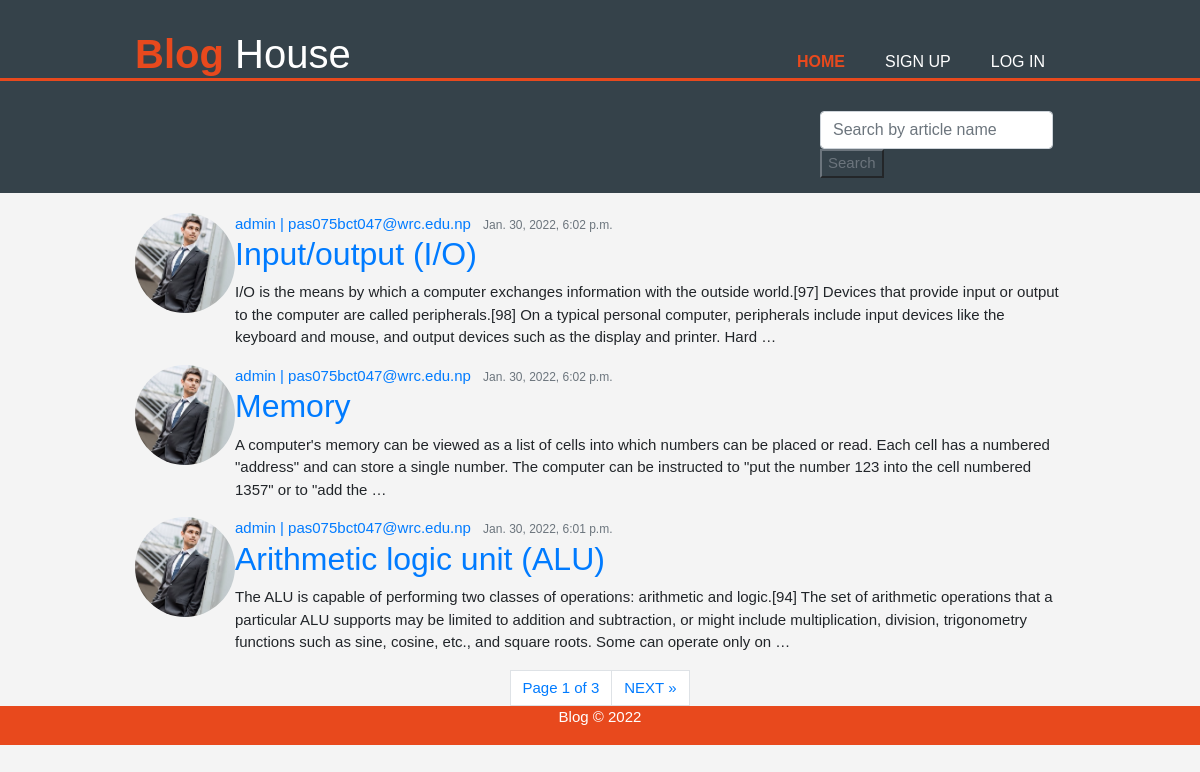
The page / on the database its author committed.
### blog/models.py (models this page shows, shortened)
class Article(models.Model):
    author      = models.ForeignKey(User, on_delete=models.CASCADE)
    title       = models.CharField(max_length=30, null=False, blank=False)
    content     = models.TextField(null=False, blank=False)
    date_created= models.DateTimeField(auto_now_add=True)
    updated_date= models.DateTimeField(auto_now=True)

### accounts/models.py (models this page shows, shortened)
class CustomUser(AbstractUser):
    date_o_b    = models.DateField(blank=False, null=False)
    bio         = models.TextField(blank=False, null=False)
    REQUIRED_FIELDS = ['email', 'date_o_b', 'bio']
    def __str__(self):
        return f'{self.username} | {self.email}'

class Profile(models.Model):
    user    = models.OneToOneField(CustomUser, on_delete=models.CASCADE)
    pic     = models.ImageField(default='default_pic.png', upload_to='profile_pics')

### blog/views.py (the view)
# urls.py: path('', homepage, name="home"),
def homepage(request):
    Number_of_objects_in_page = 3
    articles    = Article.objects.all().order_by('-date_created')
    paginator   = Paginator(articles, Number_of_objects_in_page)
    page        = request.GET.get('page')
    try:
        articles = paginator.page(page)
    except PageNotAnInteger:
        articles = paginator.page(1)
    except EmptyPage:
        articles = paginator.page(paginator.num_pages)
    context     = {
        'posts'  : articles,
    }
    return render(request, 'blog/home.html', context)

### blog/templates/blog/home.html
{% extends 'blog/base.html' %}
{% block content %}
    {% for article in posts %}
        <article class="media content-section">
            <img class="rounded-circle article-img" src="{{ article.author.profile.pic.url }}">
            <div class="media-body">
            <div class="article-metadata">
                <a class="mr-2" href="{% url 'profile' article.author.pk %}">{{article.author}}</a>
                <small class="text-muted">{{article.date_created}}</small>
            </div>
            <h2><a class="article-title" href="{% url 'article_details' article.pk %}">{{article.title}}</a></h2>
            <p class="article-content">{{article.content|truncatewords:50}}</p>
            </div>
        </article>
    {% endfor %}
{% endblock content %}

### blog/static/css/style.css (style rules this page uses)
body { font-family: Arial, Helvetica, sans-serif; font-size: 15px; line-height: 1.5; margin: 0; padding: 0; background-color: #f4f4f4; }
img { height: 100px; width: auto; }

### rows shown on the page
Article: author.profile.pic (picture), author "admin | pas075bct047@wrc.edu.np", date_created "Jan. 30, 2022, 6:02 p.m.", title "Input/output (I/O)", content "I/O is the means by which a computer exchanges information with the outside world.[97] Devices that provide input or output to the computer are called peripherals.[98] On a typical personal computer, peripherals include input devices like the keyboard and mouse, and output devices such as the display and printer. Hard …"
Article: author.profile.pic (picture), author "admin | pas075bct047@wrc.edu.np", date_created "Jan. 30, 2022, 6:02 p.m.", title "Memory", content "A computer's memory can be viewed as a list of cells into which numbers can be placed or read. Each cell has a numbered \"address\" and can store a single number. The computer can be instructed to \"put the number 123 into the cell numbered 1357\" or to \"add the …"
Article: author.profile.pic (picture), author "admin | pas075bct047@wrc.edu.np", date_created "Jan. 30, 2022, 6:01 p.m.", title "Arithmetic logic unit (ALU)", content "The ALU is capable of performing two classes of operations: arithmetic and logic.[94] The set of arithmetic operations that a particular ALU supports may be limited to addition and subtraction, or might include multiplication, division, trigonometry functions such as sine, cosine, etc., and square roots. Some can operate only on …"

### other values the page prints
{{ posts.number }} "1"
{{ posts.paginator.num_pages }} "3"
